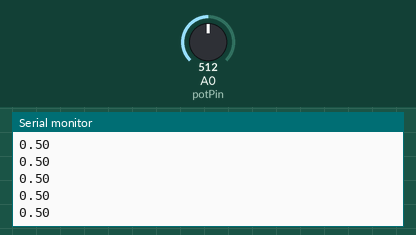
A program run on a simulated Arduino Uno, built with avr-gcc and run on an emulated ATmega328P. On the bench: the last lines printed to the serial monitor. Inputs (shaded band) come from the test bench; at power-on: A0 (potPin) = 512.

Above: at 1.2 s.
1.3 s: A0 (potPin) set to 716
At 2.2 s:
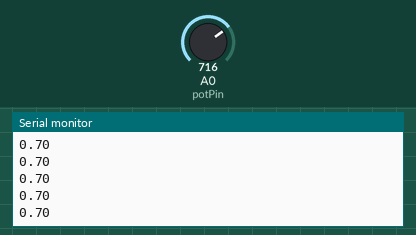
2.8 s: A0 (potPin) set to 900
At 3.4 s:
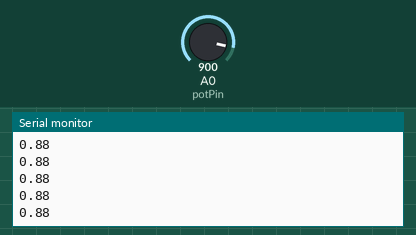
Timing chart, 0 to 5.8 s (numbered marks = the images above; inputs shaded):
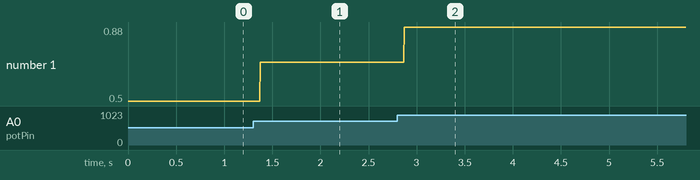

The program:

main.cpp
```cpp
#include <Arduino.h>

// Read a single sensor and output the value via Serial
const int potPin = A0;

const float analogMax = 1023.0f;

// the setup function runs once when you press reset
void setup() {
  // initialize serial communication at 9600 bits per second
  Serial.begin(9600);

  // wait until the Serial port is available
  while (!Serial) continue;
}

// the loop routine runs over and over again forever
void loop() {
  // read the input on analog pin 0:
  const int potValue = analogRead(potPin);

  // scale it to be between 0.0 and 1.0
  const float potScaled = potValue / analogMax;

  // output the scaled value via serial
  Serial.println(potScaled);
}
```

Measured:
- after the input at 1.3 s, the serial monitor: prints a new line after 0.07 s (image 1)
- after the input at 2.8 s, the serial monitor: prints a new line after 0.07 s (image 2)
- plotted number 1: 0.5 → 0.7 after the input at 1.3 s, 0.7 → 0.88 after the input at 2.8 s
